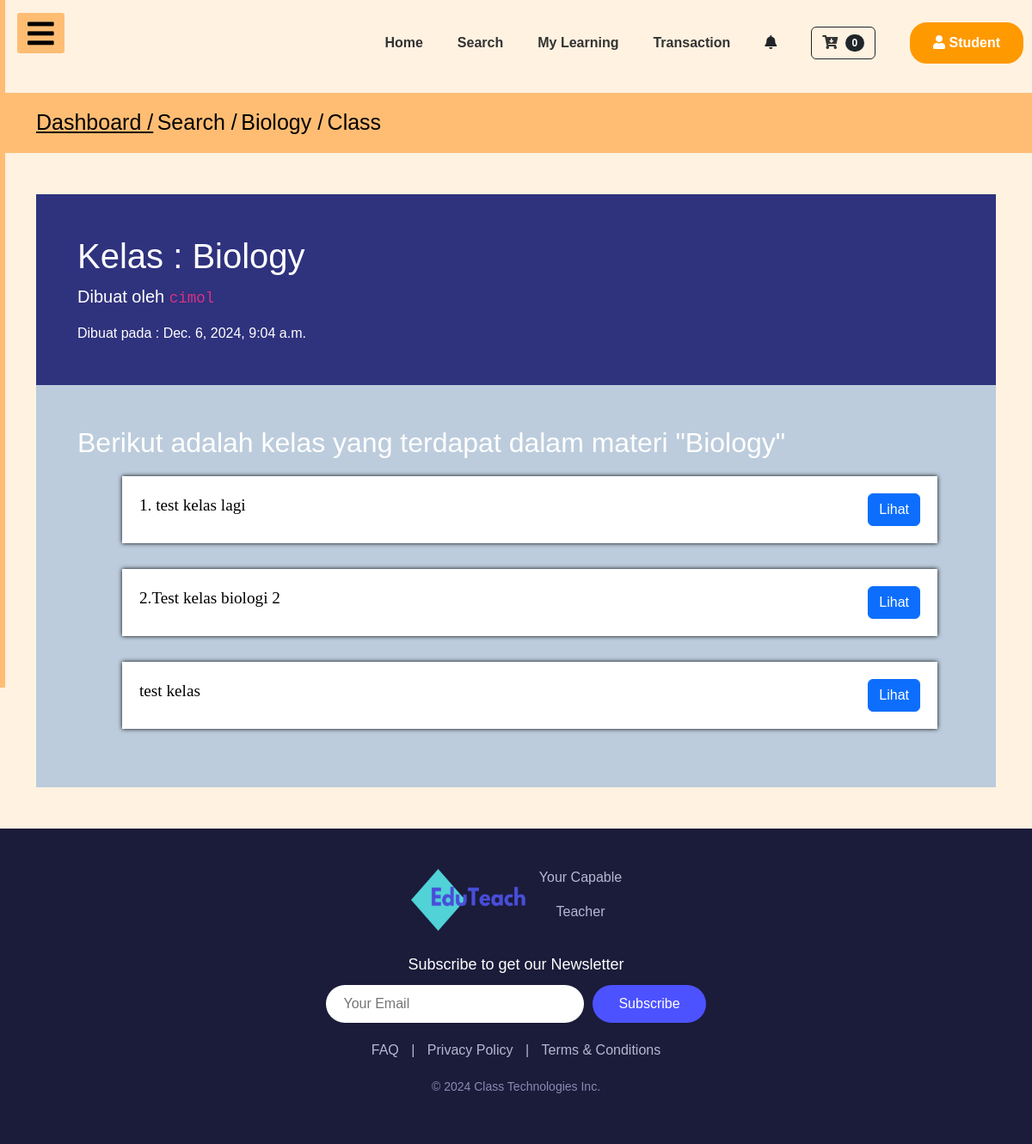
/courses_app/post/7/classes/, run on the app's committed database.
### courses_app/models.py (models this page shows, shortened)
class Post(models.Model):
    author = models.ForeignKey(User, on_delete=models.CASCADE)  # Ganti Teacher menjadi User
    title = models.CharField(max_length=200)
    text = models.TextField()
    price = models.DecimalField(max_digits=10, decimal_places=2, default=0.00)
    created_date = models.DateTimeField(default=timezone.now)
    thumbnail = models.ImageField(upload_to='thumbnail', blank=True)
    video = EmbedVideoField(blank=True, null=True)  # Tambahkan field untuk video
    published_date = models.DateTimeField(blank=True, null=True)

class Class(models.Model):
    post = models.ForeignKey(Post, on_delete=models.CASCADE, related_name='classes')  # Relasi dengan Post
    class_name = models.CharField(max_length=100)
    text = models.TextField()
    video = EmbedVideoField(blank=True, null=True)

### user_app/models.py (models this page shows)
class User(AbstractUser):
    is_teacher= models.BooleanField('Is teacher', default=False)
    is_student = models.BooleanField('Is student', default=False)
    profile_pic = models.ImageField(upload_to='profile_pics',blank=True)

### courses_app/views.py (the view)
# urls.py: path('post/<int:pk>/classes/', views.ClassListView.as_view(), name='class_list'),
class ClassListView(ListView):
    model = Class
    template_name = 'courses_app/class_list.html'
    context_object_name = 'classes'
    def get_context_data(self, **kwargs):
        context = super().get_context_data(**kwargs)
        post = get_object_or_404(Post, pk=self.kwargs['pk'])
        context['post'] = post
        return context
    def get_queryset(self):
        post = get_object_or_404(Post, pk=self.kwargs['pk'])
        return Class.objects.filter(post=post)

### cart/cart.py (called while the page is built)
    def __len__(self):
        return len(self.cart)

### cart/context_processors.py (called while the page is built)
def cart(request):
    return {'cart':Cart(request)}

### courses_app/templates/courses_app/class_list.html
{% extends 'dashboard_app/base_dashboard_student.html' %}
{% load static %}
{% load embed_video_tags %}
{% block head_block %}
<link rel="stylesheet" href="{% static 'css/class_list.css' %}">
{% endblock %}
{% block body_block %}
<div class="py-3" style="background:#FFBD73">
    <div class="container nav-jejak">
        <a class="text-black" href="{% url 'user_app:studentdashboard' %}" style="font-size: 25px;"> Dashboard /</a>
        <a class="text-black" href="{% url 'post_list' %}" style="font-size: 25px; text-decoration: none !important;"> Search /</a>
        <a class="text-black" href="{% url 'post_detail' pk=post.pk %}" style="font-size: 25px; text-decoration: none !important;"> {{ post.title }} /</a>
        <a class="text-black" href="#" style="font-size: 25px; text-decoration: none !important;">Class </a>
    </div>
</div>
<div class="container my-5">
    <div class="p-5 text-white ">
      <h1 class="text white">Kelas : {{ post.title }} </h1>
      <p class="lead">
        Dibuat oleh <code>{{post.author}}</code>
      </p>
      Dibuat pada : {{ post.published_date }}
    </div>
    <div class="p-5 text-white" id="class">
        <h2>Berikut adalah kelas yang terdapat dalam materi "{{ post.title }}"</h2>
        <ul>
            {% for class in classes %}
            <li class="class-item">
                <div class="class-info">
                    <span class="class-name">{{ class.class_name }}</span>
                    <a href="{% url 'class_detail' pk=class.pk %}" class="btn btn-primary">Lihat</a>
                </div>
            </li>
            {% empty %}
            <li style="color: black;">Tidak ada kelas tersedia.</li>
            {% endfor %}
        </ul>
    </div>
</div>
{% endblock %}

### static/css/base_dashboard.css (style rules this page uses)
* { padding: 0; margin: 0; list-style: none; text-decoration: none; }
body { font-family: 'Roboto', sans-serif; background-color: #FFF2E1; }
* { box-sizing: border-box; }
body { font-family: Arial, Helvetica, sans-serif; margin: 0; }

### courses_app/static/css/class_list.css (style rules this page uses)
.container ul { display: flex ; gap: 30px; flex-direction: column; margin: 20px; }
.container ul li { background-color: white; padding: 20px; }
.p-5 { background-color: #2F327D;; }
.class-name { color: black; font-family:Georgia, 'Times New Roman', Times, serif; font-size: larger; }
.class-info { display: flex; justify-content: space-between; }
.class-item { box-shadow: 0 0 5px black; transition: transform 0.2s; }
#class { background-color: rgb(188, 204, 220); }

### data on the page
Post: title "Biology", author "cimol", published_date "Dec. 6, 2024, 9:04 a.m."
Class: class_name "1. test kelas lagi"
Class: class_name "2.Test kelas biologi 2"
Class: class_name "test kelas"

### other printed values
{{ cart|length }} "0"
